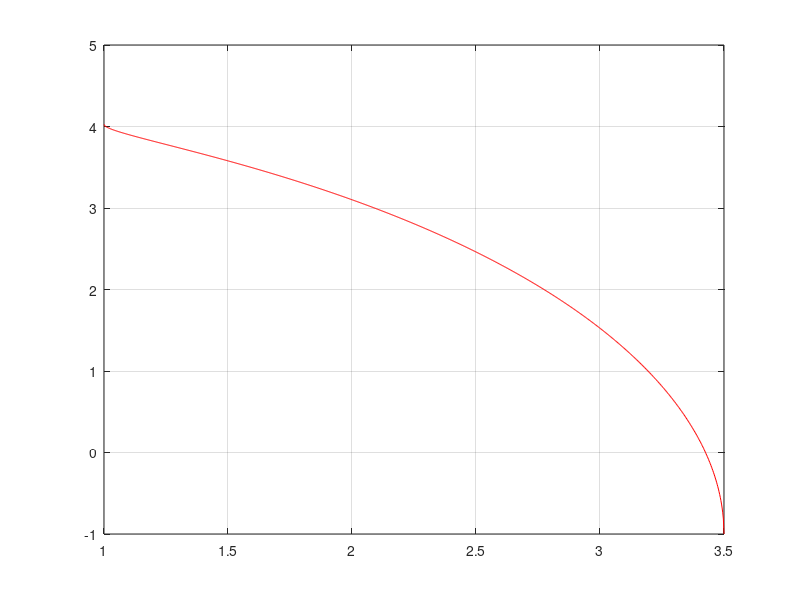
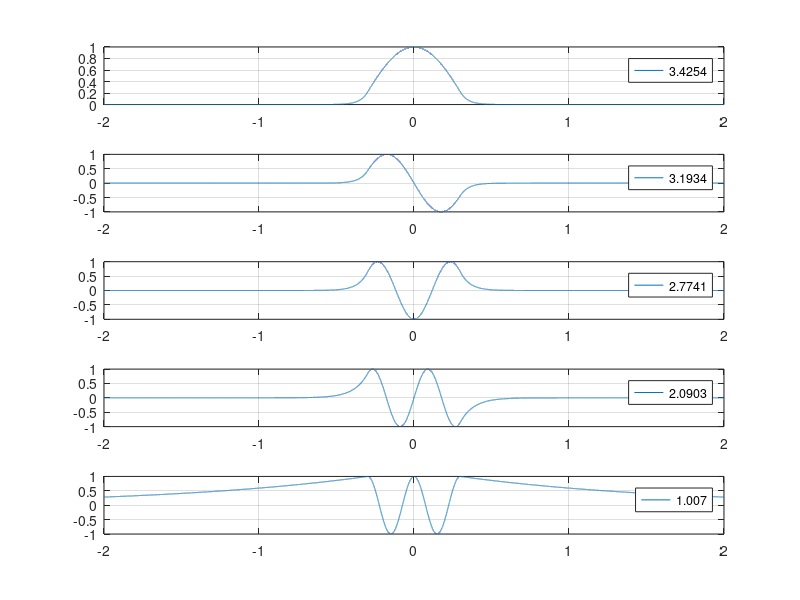

Write MATLAB code to recreate these figures, in order.
function TE_analytics
clc
clear all
close all

um=1; % mum
lambda=1.0*um;
global a
a=0.3*um;

global k0
k0=2*pi/lambda;

global n1
global n2
global n3
n1=1.0; n2=3.5; n3=1.0;

neff=linspace(n1, n2, 1000);
plot(neff, f(neff)/pi, 'r-');
grid on

m=0;
lst_neff=[];
while true
    fun = @(neff) f(neff)-m*pi;
    try
        sol=fzero(fun, [n1, n2]);
        lst_neff=[lst_neff sol];
    catch me
        break
    end
    m=m+1;
end

lst_neff

figure
for i=1:length(lst_neff)
    neff=lst_neff(i);
    k1=k0*sqrt(neff^2-n1^2);
    k2=k0*sqrt(n2^2-neff^2);
    k3=k0*sqrt(neff^2-n3^2);
    phi=k2*a-atan(k3/k2);
    
    xtab=[];
    Etab=[];
    
    x=linspace(-2, -a, 10000);
    xtab=[xtab, x];
    E=cos(k2*a-phi)*exp(k3*(a+x));
    Etab=[Etab, E];
    
    x=linspace(-a, +a, 10000);
    xtab=[xtab, x];
    E=cos(k2*x+phi);
    Etab=[Etab, E];
    
    x=linspace(+a, +2, 10000);
    xtab=[xtab, x];
    E=cos(k2*a+phi)*exp(k1*(a-x));
    Etab=[Etab, E];
    
    subplot(length(lst_neff), 1, i) 
    plot(xtab, Etab);
    legend(num2str(neff))
    hold on;
    grid on
end

end

function [res]=f(neff)
global a
global k0
global n1
global n2
global n3

k1=k0*sqrt(neff.^2-n1^2);
k2=k0*sqrt(n2^2-neff.^2);
k3=k0*sqrt(neff.^2-n3^2);
res=2*k2*a-atan(k3./k2)-atan(k1./k2);  % m=0
end
